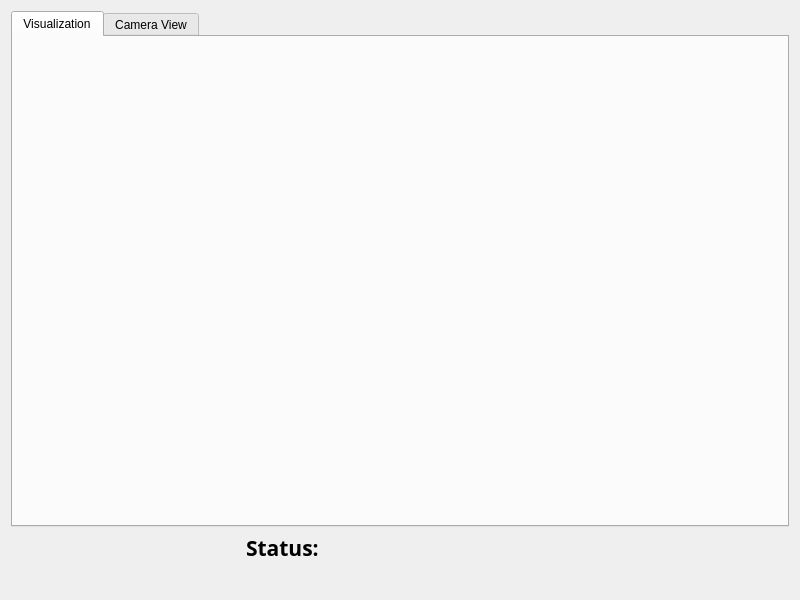
<?xml version="1.0" encoding="UTF-8"?>
<ui version="4.0">
 <class>MainGui</class>
 <widget class="QWidget" name="MainGui">
  <property name="geometry">
   <rect>
    <x>0</x>
    <y>0</y>
    <width>800</width>
    <height>600</height>
   </rect>
  </property>
  <property name="maximumSize">
   <size>
    <width>16777215</width>
    <height>1000</height>
   </size>
  </property>
  <property name="windowTitle">
   <string>Form</string>
  </property>
  <layout class="QGridLayout" name="gridLayout_2">
   <item row="0" column="0" rowspan="2">
    <layout class="QGridLayout" name="mainLayout">
     <property name="verticalSpacing">
      <number>6</number>
     </property>
     <item row="4" column="3">
      <widget class="QLabel" name="batteryLabel">
       <property name="text">
        <string/>
       </property>
      </widget>
     </item>
     <item row="3" column="3">
      <widget class="QLabel" name="statusTextLabel">
       <property name="font">
        <font>
         <family>KacstPoster</family>
         <pointsize>16</pointsize>
         <weight>75</weight>
         <bold>true</bold>
        </font>
       </property>
       <property name="text">
        <string>Status: </string>
       </property>
      </widget>
     </item>
     <item row="3" column="2">
      <spacer name="horizontalSpacer_3">
       <property name="orientation">
        <enum>Qt::Horizontal</enum>
       </property>
       <property name="sizeHint" stdset="0">
        <size>
         <width>40</width>
         <height>20</height>
        </size>
       </property>
      </spacer>
     </item>
     <item row="4" column="4">
      <spacer name="horizontalSpacer_2">
       <property name="orientation">
        <enum>Qt::Horizontal</enum>
       </property>
       <property name="sizeHint" stdset="0">
        <size>
         <width>40</width>
         <height>20</height>
        </size>
       </property>
      </spacer>
     </item>
     <item row="4" column="2">
      <spacer name="horizontalSpacer_4">
       <property name="orientation">
        <enum>Qt::Horizontal</enum>
       </property>
       <property name="sizeHint" stdset="0">
        <size>
         <width>40</width>
         <height>20</height>
        </size>
       </property>
      </spacer>
     </item>
     <item row="4" column="7">
      <spacer name="horizontalSpacer_5">
       <property name="orientation">
        <enum>Qt::Horizontal</enum>
       </property>
       <property name="sizeHint" stdset="0">
        <size>
         <width>40</width>
         <height>20</height>
        </size>
       </property>
      </spacer>
     </item>
     <item row="2" column="0" colspan="9">
      <widget class="QTabWidget" name="tabWidget">
       <property name="minimumSize">
        <size>
         <width>500</width>
         <height>400</height>
        </size>
       </property>
       <property name="currentIndex">
        <number>0</number>
       </property>
       <widget class="QWidget" name="visualizationTab">
        <property name="sizePolicy">
         <sizepolicy hsizetype="Expanding" vsizetype="Expanding">
          <horstretch>0</horstretch>
          <verstretch>0</verstretch>
         </sizepolicy>
        </property>
        <attribute name="title">
         <string>Visualization</string>
        </attribute>
        <layout class="QGridLayout" name="gridLayout_3">
         <item row="1" column="0">
          <layout class="QGridLayout" name="visualizationLayout">
           <property name="sizeConstraint">
            <enum>QLayout::SetNoConstraint</enum>
           </property>
           <item row="0" column="0">
            <widget class="RqtRvizWidget" name="visualizationWidget" native="true">
             <property name="sizePolicy">
              <sizepolicy hsizetype="Expanding" vsizetype="Expanding">
               <horstretch>0</horstretch>
               <verstretch>0</verstretch>
              </sizepolicy>
             </property>
             <property name="minimumSize">
              <size>
               <width>1</width>
               <height>1</height>
              </size>
             </property>
             <property name="autoFillBackground">
              <bool>false</bool>
             </property>
            </widget>
           </item>
          </layout>
         </item>
        </layout>
       </widget>
       <widget class="QWidget" name="cameraTab">
        <property name="sizePolicy">
         <sizepolicy hsizetype="Expanding" vsizetype="Expanding">
          <horstretch>0</horstretch>
          <verstretch>0</verstretch>
         </sizepolicy>
        </property>
        <attribute name="title">
         <string>Camera View</string>
        </attribute>
        <layout class="QGridLayout" name="gridLayout_9">
         <item row="0" column="0">
          <layout class="QGridLayout" name="cameraLayout">
           <item row="0" column="0">
            <widget class="QStackedWidget" name="cameraWidget">
             <property name="sizePolicy">
              <sizepolicy hsizetype="Expanding" vsizetype="Expanding">
               <horstretch>0</horstretch>
               <verstretch>0</verstretch>
              </sizepolicy>
             </property>
             <property name="currentIndex">
              <number>-1</number>
             </property>
            </widget>
           </item>
          </layout>
         </item>
        </layout>
       </widget>
      </widget>
     </item>
     <item row="3" column="4">
      <widget class="QLabel" name="statusRuntimeLabel">
       <property name="font">
        <font>
         <family>KacstPoster</family>
         <pointsize>16</pointsize>
         <weight>75</weight>
         <bold>true</bold>
        </font>
       </property>
       <property name="text">
        <string/>
       </property>
      </widget>
     </item>
     <item row="4" column="5">
      <widget class="QLabel" name="emergencyLabel">
       <property name="text">
        <string/>
       </property>
      </widget>
     </item>
     <item row="4" column="8">
      <widget class="QLabel" name="fraunhoferLabel">
       <property name="text">
        <string/>
       </property>
       <property name="pixmap">
        <pixmap>src/0_concert_gui/concert_main_gui/config/images/fraunhofer_italia_125px.png</pixmap>
       </property>
      </widget>
     </item>
     <item row="4" column="1">
      <widget class="QLabel" name="concertLabel">
       <property name="text">
        <string/>
       </property>
       <property name="pixmap">
        <pixmap>src/0_concert_gui/concert_main_gui/config/images/concert_200px.png</pixmap>
       </property>
       <property name="scaledContents">
        <bool>false</bool>
       </property>
      </widget>
     </item>
    </layout>
   </item>
  </layout>
 </widget>
 <customwidgets>
  <customwidget>
   <class>RqtRvizWidget</class>
   <extends>QWidget</extends>
   <header>rqt_rviz_widget.rviz_widget</header>
  </customwidget>
 </customwidgets>
 <tabstops>
  <tabstop>tabWidget</tabstop>
 </tabstops>
 <resources/>
 <connections/>
</ui>
